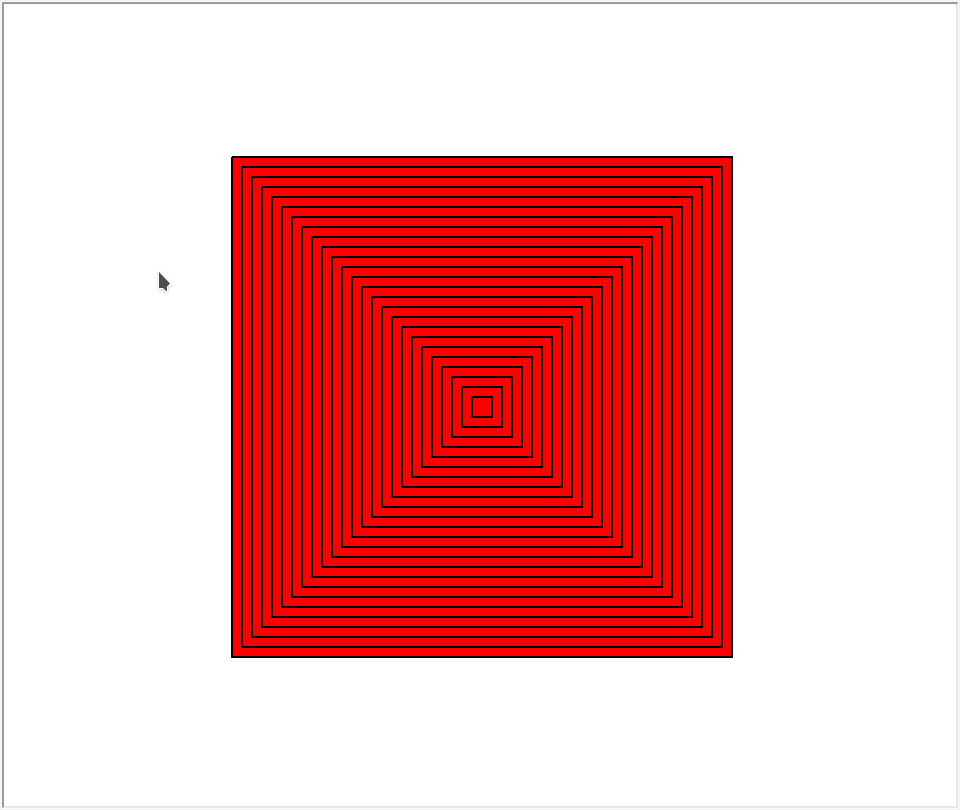

The script that drew this image:
import turtle

tina = turtle.Turtle(shape="turtle")
turtle.tracer(False)

def quadrat(seite, farbe):
    position = tina.position()
    tina.penup()

    tina.forward(seite / 2)
    tina.right(90)
    tina.forward(seite / 2)

    tina.fillcolor(farbe)
    tina.begin_fill()
    tina.pensize(2)
    tina.pendown()
    for i in range(4):
        tina.right(90)
        tina.forward(seite)
    tina.end_fill()

    tina.penup()
    tina.setposition(position)

seite = turtle.numinput("Quadrate", "Wie groß soll das größte Quadrat sein?")

while seite > 10:
    quadrat(seite, "red")
    seite = seite - 20

turtle.Screen().exitonclick()
